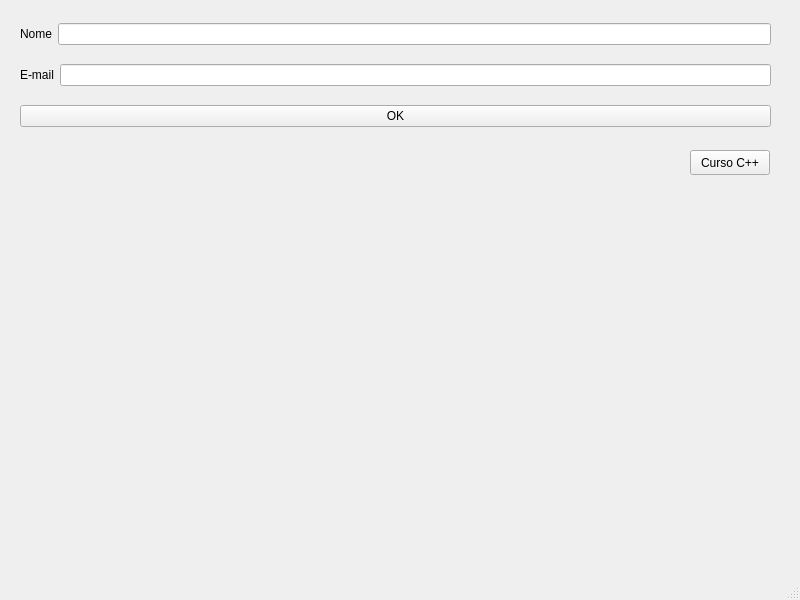
<?xml version="1.0" encoding="UTF-8"?>
<ui version="4.0">
 <class>MainWindow</class>
 <widget class="QMainWindow" name="MainWindow">
  <property name="geometry">
   <rect>
    <x>0</x>
    <y>0</y>
    <width>800</width>
    <height>600</height>
   </rect>
  </property>
  <property name="windowTitle">
   <string>MainWindow</string>
  </property>
  <widget class="QWidget" name="centralwidget">
   <widget class="QPushButton" name="pushButton_2">
    <property name="geometry">
     <rect>
      <x>690</x>
      <y>150</y>
      <width>80</width>
      <height>25</height>
     </rect>
    </property>
    <property name="text">
     <string>Curso C++</string>
    </property>
   </widget>
   <widget class="QWidget" name="">
    <property name="geometry">
     <rect>
      <x>20</x>
      <y>10</y>
      <width>751</width>
      <height>131</height>
     </rect>
    </property>
    <layout class="QVBoxLayout" name="verticalLayout">
     <item>
      <layout class="QHBoxLayout" name="horizontalLayout">
       <item>
        <widget class="QLabel" name="label">
         <property name="text">
          <string>Nome</string>
         </property>
        </widget>
       </item>
       <item>
        <widget class="QLineEdit" name="txtName"/>
       </item>
      </layout>
     </item>
     <item>
      <layout class="QHBoxLayout" name="horizontalLayout_2">
       <item>
        <widget class="QLabel" name="label_2">
         <property name="text">
          <string>E-mail</string>
         </property>
        </widget>
       </item>
       <item>
        <widget class="QLineEdit" name="txtMail"/>
       </item>
      </layout>
     </item>
     <item>
      <widget class="QPushButton" name="pushButton">
       <property name="text">
        <string>OK</string>
       </property>
      </widget>
     </item>
    </layout>
   </widget>
  </widget>
  <widget class="QMenuBar" name="menubar">
   <property name="geometry">
    <rect>
     <x>0</x>
     <y>0</y>
     <width>800</width>
     <height>22</height>
    </rect>
   </property>
  </widget>
  <widget class="QStatusBar" name="statusbar"/>
 </widget>
 <resources/>
 <connections/>
</ui>
